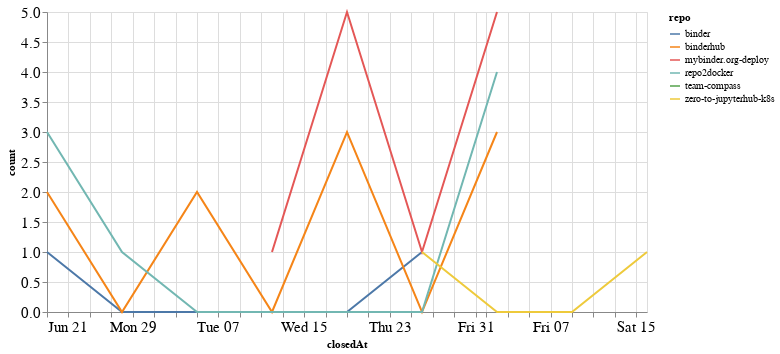

Write notebook code for a chart like this one.
### Code cell
closed_by_time = closed_by.groupby('repo').resample('W', on='closedAt').count()['author'].reset_index()
closed_by_time = closed_by_time.rename(columns={'author': 'count'})

alt.Chart(closed_by_time, width=600).mark_line().encode(
    x='closedAt',
    y='count',
    color='repo',
    tooltip="repo"
)

### Figure 1 — Vega-Lite specification as saved in the notebook (floating-point values rounded to 4 significant figures)
{"config": {"axisLeft": {"labelFontSize": 15}, "axisBottom": {"labelFontSize": 15}}, "data": {"name": "data-016f2148030c4ea9bb0edf833aff5644"}, "mark": "line", "encoding": {"color": {"type": "nominal", "field": "repo"}, "tooltip": {"type": "nominal", "field": "repo"}, "x": {"type": "temporal", "field": "closedAt"}, "y": {"type": "quantitative", "field": "count"}}, "width": 600, "$schema": "https://vega.github.io/schema/vega-lite/v4.8.1.json", "datasets": {"data-016f2148030c4ea9bb0edf833aff5644": [{"repo": "binder", "closedAt": "2020-06-21T00:00:00", "count": 1}, {"repo": "binder", "closedAt": "2020-06-28T00:00:00", "count": 0}, {"repo": "binder", "closedAt": "2020-07-05T00:00:00", "count": 0}, {"repo": "binder", "closedAt": "2020-07-12T00:00:00", "count": 0}, {"repo": "binder", "closedAt": "2020-07-19T00:00:00", "count": 0}, {"repo": "binder", "closedAt": "2020-07-26T00:00:00", "count": 1}, {"repo": "binderhub", "closedAt": "2020-06-21T00:00:00", "count": 2}, {"repo": "binderhub", "closedAt": "2020-06-28T00:00:00", "count": 0}, {"repo": "binderhub", "closedAt": "2020-07-05T00:00:00", "count": 2}, {"repo": "binderhub", "closedAt": "2020-07-12T00:00:00", "count": 0}, {"repo": "binderhub", "closedAt": "2020-07-19T00:00:00", "count": 3}, {"repo": "binderhub", "closedAt": "2020-07-26T00:00:00", "count": 0}, {"repo": "binderhub", "closedAt": "2020-08-02T00:00:00", "count": 3}, {"repo": "mybinder.org-deploy", "closedAt": "2020-07-12T00:00:00", "count": 1}, {"repo": "mybinder.org-deploy", "closedAt": "2020-07-19T00:00:00", "count": 5}, {"repo": "mybinder.org-deploy", "closedAt": "2020-07-26T00:00:00", "count": 1}, {"repo": "mybinder.org-deploy", "closedAt": "2020-08-02T00:00:00", "count": 5}, {"repo": "repo2docker", "closedAt": "2020-06-21T00:00:00", "count": 3}, {"repo": "repo2docker", "closedAt": "2020-06-28T00:00:00", "count": 1}, {"repo": "repo2docker", "closedAt": "2020-07-05T00:00:00", "count": 0}, {"repo": "repo2docker", "closedAt": "2020-07-12T00:00:00", "count": 0}, {"repo": "repo2docker", "closedAt": "2020-07-19T00:00:00", "count": 0}, {"repo": "repo2docker", "closedAt": "2020-07-26T00:00:00", "count": 0}, {"repo": "repo2docker", "closedAt": "2020-08-02T00:00:00", "count": 4}, {"repo": "team-compass", "closedAt": "2020-06-28T00:00:00", "count": 1}, {"repo": "zero-to-jupyterhub-k8s", "closedAt": "2020-07-26T00:00:00", "count": 1}, {"repo": "zero-to-jupyterhub-k8s", "closedAt": "2020-08-02T00:00:00", "count": 0}, {"repo": "zero-to-jupyterhub-k8s", "closedAt": "2020-08-09T00:00:00", "count": 0}, {"repo": "zero-to-jupyterhub-k8s", "closedAt": "2020-08-16T00:00:00", "count": 1}]}}
